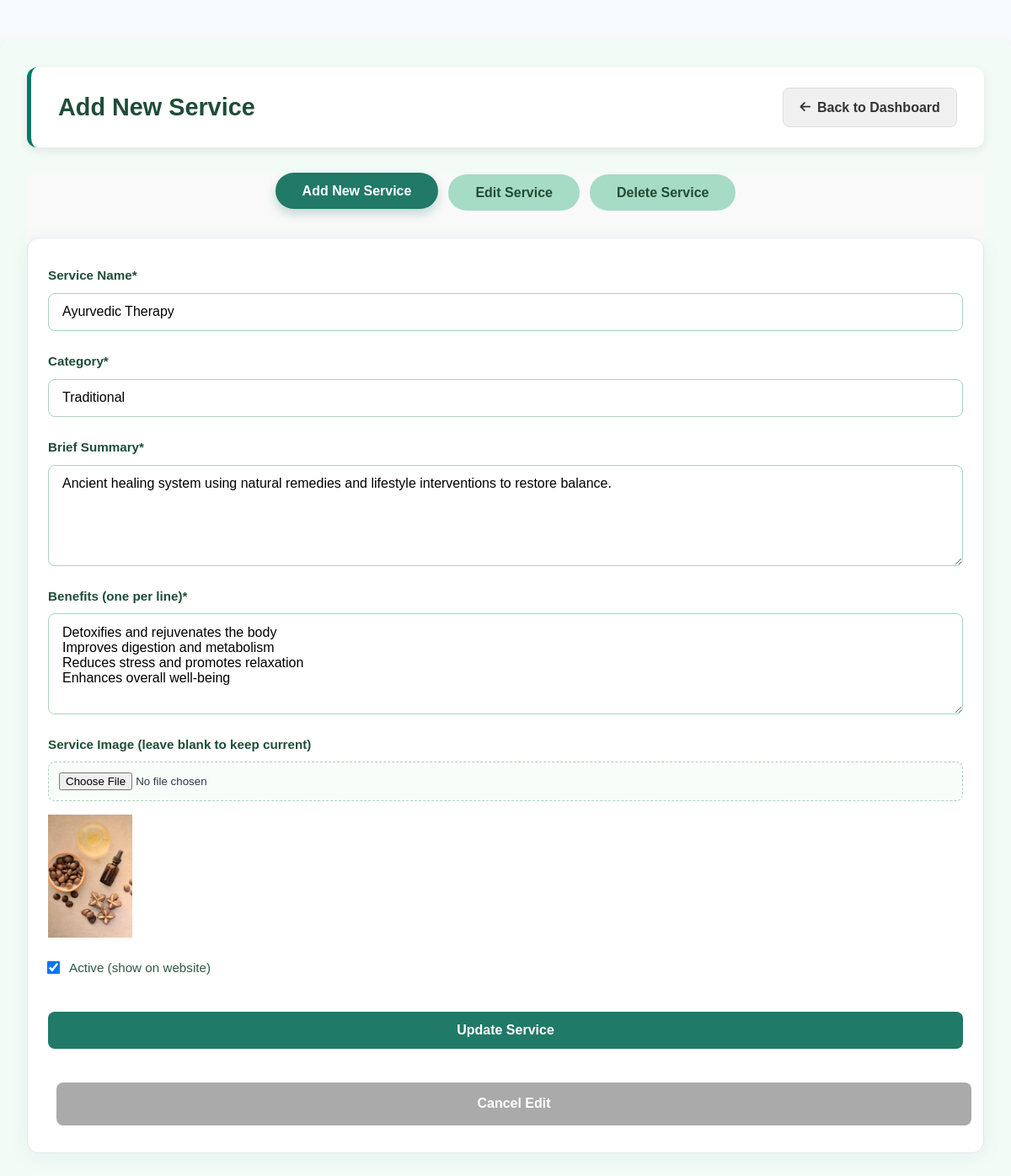
Page /php/updateservice.php?edit_id=1 on the committed database.
### tables this page shows
CREATE TABLE IF NOT EXISTS `services` (
  `id` int(11) NOT NULL AUTO_INCREMENT,
  `name` varchar(100) NOT NULL,
  `category` varchar(50) NOT NULL,
  `summary` text NOT NULL,
  `benefits` text NOT NULL,
  `image` varchar(255) NOT NULL,
  `booking_text` varchar(50) DEFAULT 'Book Session',
  `is_active` tinyint(1) DEFAULT 1,
  `created_at` timestamp NOT NULL DEFAULT current_timestamp(),
  PRIMARY KEY (`id`)
);

### php/updateservice.php (the view, shortened to what this page needs)
<?php
require_once('../php/dbconnect.php');
$id = $name = $category = $summary = $benefits = $image = '';
$is_active = 1;
$edit_mode = false;
if (isset($_GET['edit_id'])) {
    $edit_id = intval($_GET['edit_id']);
    $stmt = $conn->prepare("SELECT * FROM services WHERE id = ?");
    $stmt->bind_param("i", $edit_id);
    $stmt->execute();
    $result = $stmt->get_result();
    if ($row = $result->fetch_assoc()) {
        $name = $row['name'];
        $category = $row['category'];
        $summary = $row['summary'];
        $benefits = $row['benefits'];
        $image = $row['image'];
        $is_active = $row['is_active'];
        $edit_mode = true;
    }
}
$activeTab = $_GET['tab'] ?? 'add';
?>
<!DOCTYPE html>
<html lang="en">
<head>
    <link rel="stylesheet" href="../css/updateservice.css">
    <link rel="stylesheet" href="https://cdnjs.cloudflare.com/ajax/libs/font-awesome/6.5.0/css/all.min.css">
</head>
<body>
    <div class="admin-container">
        <header class="admin-header">
            <?php
                $headerTitle = 'Manage Services';
                if ($activeTab === 'add') {
                    $headerTitle = 'Add New Service';
                } elseif ($activeTab === 'edit') {
                    $headerTitle = $edit_mode ? 'Editing Service' : 'Edit Service';
                } elseif ($activeTab === 'delete') {
                    $headerTitle = 'Delete Service';
                }
            ?>
            <h1><?= $headerTitle ?></h1>
            <a href="../html/admin_dashboard.html" class="back-link"><i class="fas fa-arrow-left"></i> Back to Dashboard</a>
        </header>
        <main class="admin-main">
            <div class="tabs">
                <button data-tab="add" class="tab<?= $activeTab === 'add' ? ' active' : '' ?>">Add New Service</button>
                <button data-tab="edit" class="tab<?= $activeTab === 'edit' ? ' active' : '' ?>">Edit Service</button>
                <button data-tab="delete" class="tab<?= $activeTab === 'delete' ? ' active' : '' ?>">Delete Service</button>
            </div>
            <?php if ($activeTab === 'add'): ?>
            <div class="tab-content active" id="tab-content-add">
                <div class="admin-form-card">
                    <form action="updateservice.php?tab=add" method="POST" enctype="multipart/form-data" class="service-form">
                        <div class="form-group">
                            <label for="name">Service Name*</label>
                            <input type="text" id="name" name="name" value="<?= htmlspecialchars($name) ?>" required>
                        </div>
                        <div class="form-group">
                            <label for="category">Category*</label>
                            <input type="text" id="category" name="category" value="<?= htmlspecialchars($category) ?>" required>
                        </div>
                        <div class="form-group">
                            <label for="summary">Brief Summary*</label>
                            <textarea id="summary" name="summary" rows="3" required><?= htmlspecialchars($summary) ?></textarea>
                        </div>
                        <div class="form-group">
                            <label for="benefits">Benefits (one per line)*</label>
                            <textarea id="benefits" name="benefits" rows="5" required><?= htmlspecialchars($benefits) ?></textarea>
                        </div>
                        <div class="form-group">
                            <label for="image">Service Image<?= $edit_mode ? ' (leave blank to keep current)' : '*' ?></label>
                            <input type="file" id="image" name="image" accept="image/*" <?= $edit_mode ? '' : 'required' ?> >
                            <?php if ($edit_mode && $image): ?>
                                <img src="../images/services/<?= htmlspecialchars($image) ?>" alt="Current Image" style="max-width:100px;margin-top:8px;">
                            <?php endif; ?>
                        </div>
                        <div class="form-group checkbox-group">
                            <input type="checkbox" id="is_active" name="is_active" value="1" <?= $is_active ? 'checked' : '' ?>>
                            <label for="is_active">Active (show on website)</label>
                        </div>
                        <button type="submit" class="submit-btn"><?= $edit_mode ? 'Update Service' : 'Add Service' ?></button>
                        <?php if ($edit_mode): ?>
                            <a href="updateservice.php" class="submit-btn" style="background:#aaa;margin-left:10px;">Cancel Edit</a>
                        <?php endif; ?>
                    </form>
                </div>
            </div>
            <?php endif; ?>
        </main>
    </div>
</body>
</html>

### css/updateservice.css (style rules this page uses)
* { margin: 0; padding: 0; box-sizing: border-box; }
body { margin: 0; font-family: 'Trebuchet MS', sans-serif; background-color: #f7fafc; color: #2d3748; line-height: 1.6; }
h1, h2, h3 { font-family: 'Trebuchet MS', sans-serif; color: #1e4d37; }
.admin-container { max-width: 1200px; margin: 3rem auto; background: #f3fbf7; padding: 2rem; border-radius: 12px; box-shadow: 0 8px 16px rgba(0,0,0,0.1); }
.admin-header { display: flex; justify-content: space-between; align-items: center; padding: 1.5rem 2rem; background-color: #fff; border-radius: 12px; box-shadow: 0 4px 12px rgba(0,0,0,0.08); margin-bottom: 2rem; border-left: 5px solid #00796b; }
.admin-header h1 { font-size: 1.8rem; color: #1e4d37; margin: 0; }
.back-link { display: inline-flex; align-items: center; gap: 0.5rem; background-color: #f0f0f0; color: #333; padding: 0.6rem 1.2rem; border-radius: 8px; text-decoration: none; font-weight: 600; transition: all 0.3s ease; border: 1px solid #ddd; }
.back-link i { font-size: 0.9rem; }
.service-form { display: grid; gap: 1.5rem; }
.form-group { display: flex; flex-direction: column; gap: 0.5rem; }
.form-group label { font-weight: 600; color: #1e4d37; font-size: 0.95rem; }
.form-group input[type="text"], .form-group select, .form-group textarea { padding: 0.8rem 1rem; border: 1px solid #a9d3bd; border-radius: 8px; font-size: 1rem; transition: all 0.3s; font-family: 'Trebuchet MS', sans-serif; }
.form-group textarea { min-height: 120px; resize: vertical; }
.form-group input[type="file"] { padding: 0.75rem; border: 1px dashed #a9d3bd; border-radius: 8px; background: #f8fdfa; transition: all 0.3s; }
.checkbox-group { flex-direction: row; align-items: center; gap: 0.75rem; }
.checkbox-group input[type="checkbox"] { width: auto; transform: scale(1.2); }
.checkbox-group label { font-weight: normal; color: #305a43; }
.submit-btn { width: 100%; padding: 0.8rem; background-color: #217968; color: white; border: none; border-radius: 8px; font-size: 1rem; font-weight: 600; cursor: pointer; transition: all 0.3s; margin-top: 1rem; font-family: 'Trebuchet MS', sans-serif; text-decoration: none; display: inline-block; text-align: center; }
.admin-form-card, .admin-list-card { background: #fff; border-radius: 14px; box-shadow: 0 4px 24px rgba(33,121,104,0.07); padding: 2rem 1.5rem; margin-bottom: 2.5rem; border: 1px solid #e2e8f0; max-width: 1200px; margin-left: auto; margin-right: auto; }
.admin-main { padding: 0; background-color: #f9f9f9; }
.tabs { display: flex; justify-content: center; margin-bottom: 2rem; gap: 0.75rem; }
.tabs .tab { appearance: none; -webkit-appearance: none; margin: 0; padding: 0.8rem 2rem !important; border: none !important; border-radius: 30px !important; background: #a6dbc6 !important; color: #244b35 !important; font-weight: 600 !important; cursor: pointer !important; transition: all 0.3s ease !important; font-size: 1rem !important; font-family: 'Trebuchet MS', sans-serif !important; text-align: center !important; }
.tabs .tab.active { background: #217968 !important; color: white !important; transform: translateY(-2px) !important; box-shadow: 0 6px 12px rgba(33, 121, 104, 0.25) !important; }
.tab-content { display: none; }
.tab-content.active { display: block; animation: fadeIn 0.5s ease-in-out; }

### rows in the picture
services: name "Ayurvedic Therapy", category "Traditional", summary "Ancient healing system using natural remedies and lifestyle interventions to restore balance.", benefits "Detoxifies and rejuvenates the body Improves digestion and metabolism Reduces stress and promotes relaxation Enhances overall well-being", image (picture), is_active "☑"

### other values in the picture
$headerTitle "Add New Service"
